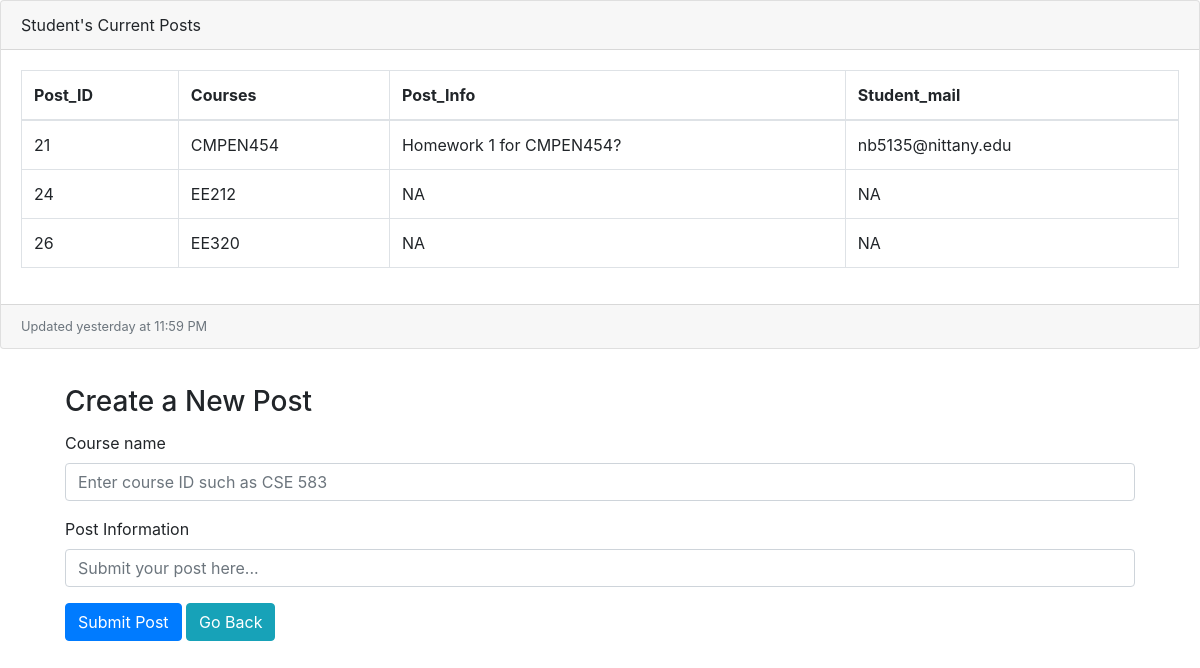
Page /studentcreateposts/ (signed in) on the committed database.
### tables this page shows
CREATE TABLE Posts
(
	Post_ID INTEGER,
	Courses TEXT,
	Post_Info TEXT,
	Student_Email TEXT
);

### app.py (the view, shortened to what this page needs)
@app.route('/studentcreateposts/',methods=['POST','GET'])
def createposts():
    email = session.get('username')
    reark_list = []
    connect = sql.connect('database.db')
    cur = connect.cursor()
    student = re.search("[0-9][0-9][0-9]+@nittany.edu", email)
    if student:
        cur.execute('select CourseID from Exam_grades where Student_Email=?',(email,))
        exam = cur.fetchall()
        cur.execute('select CourseID from Homework_grades where Student_Email=?',(email,))
        homework = cur.fetchall()
        for e in exam:
            reark_list.append(e[0])
        for h in homework:
            reark_list.append(h[0])
        cur.execute('select * from Posts where Courses in %s' % str(tuple(reark_list)))
        post_list = cur.fetchall()
        return render_template('CreatePostStu.html',data=post_list,email=email)

### templates/CreatePostStu.html (shortened to what this page needs)
<!DOCTYPE html>
<html lang="en" dir="ltr" xmlns="http://www.w3.org/1999/html">
<head>
    <link rel="stylesheet" href="https://stackpath.bootstrapcdn.com/bootstrap/4.4.1/css/bootstrap.min.css"
>
    </head>
<div class="card mb-3">
            <div class="card-header">
               Student's Current Posts</div>
            <div class="card-body">
              <div class="table-responsive">
                <table class="table table-bordered" id="dataTable" width="100%" cellspacing="0">
                  <thead>
                    <tr>
                      <th>Post_ID</th>
                      <th>Courses</th>
                      <th>Post_Info</th>
                      <th>Student_mail</th>
                    </tr>
                  </thead>
                  <tbody id="customer-table">
            {% for post in data %}
                <tr>
                    <td scope="row"> {{ post[0] }} </td>
                <td scope="row"> {{ post[1]}} </td>
                <td scope="row"> {{ post[2] }} </td>
                <td scope="row"> {{post[3]}} </td>
                </tr>
            {% endfor %}
                  </tbody>
                </table>
              </div>
            </div>
            <div class="card-footer small text-muted">Updated yesterday at 11:59 PM</div>
          </div>
        </html>
<div class="container-sm">
    <div class="card-body">
        <h3 class="card-title">Create a New Post</h3>
        <form action="/addpost" method="POST">
            <div class="form-group">
                <label for="Courses">Course name</label>
                <input type="text" name="FirstName" required class="form-control" placeholder="Enter course ID such as CSE 583">
            </div>
            <div class="form-group">
                <label for="Post_Info">Post Information</label>
                <input type="text" name="LastName" required class="form-control" placeholder="Submit your post here...">
            </div>
            <button type="submit" class="btn btn-primary">Submit Post</button>
            <a class="btn btn-info" href="/dashStudent" role="button">Go Back</a>
        </form>
    </div>
<link rel="stylesheet" type="text/css" href="http://www.shieldui.com/shared/components/latest/css/light/all.min.css" />
</div>

### rows in the picture
Posts: Post_ID "21", Courses "CMPEN454", Post_Info "Homework 1 for CMPEN454?", Student_Email "nb5135@nittany.edu"
Posts: Post_ID "24", Courses "EE212", Post_Info "NA", Student_Email "NA"
Posts: Post_ID "26", Courses "EE320", Post_Info "NA", Student_Email "NA"
